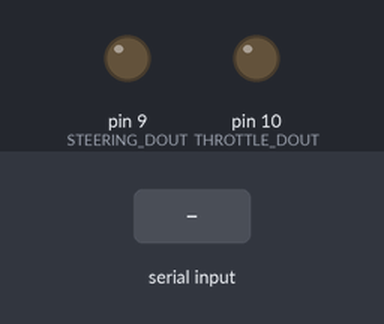
Recording of a sketch running on a simulated Arduino Uno, built with avr-gcc and run on an emulated ATmega328P. Shown: output pins drawn as LEDs (lit = HIGH). The test bench sets the inputs (shaded band).

Above: at 1.2 s.
1.3 s: "90;45\n" received over Serial
At 3.1 s:
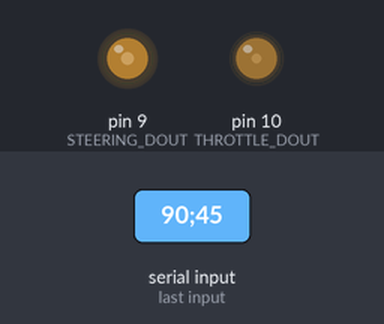
3.8 s: "30;150\n" received over Serial
At 5.1 s:
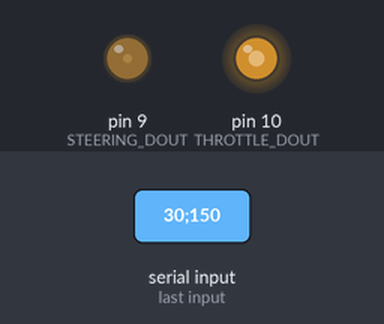
6.3 s: "5\n" received over Serial
At 8.0 s:
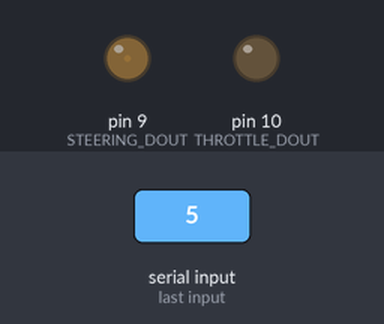
8.8 s: "90\n" received over Serial
At 11.0 s:
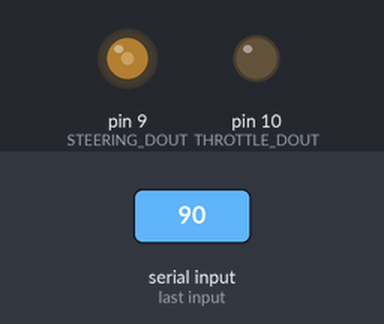
11.3 s: "200\n" received over Serial
At 13.1 s:
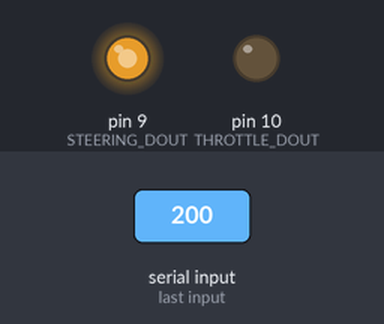
13.8 s: "1;90\n" received over Serial
At 16.2 s:
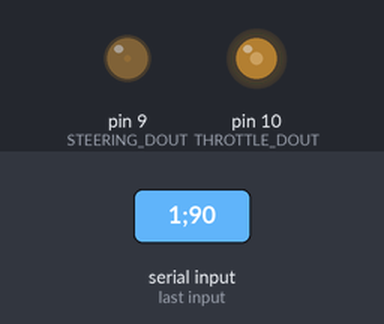
Timing chart, 0 to 17.3 s (numbered marks = the images above; inputs shaded):
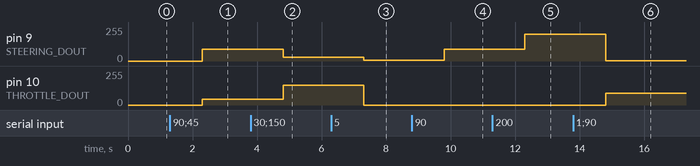

The sketch:

main.ino
```cpp
const int STEERING_DOUT = 9;
const int THROTTLE_DOUT = 10;

String incomingString;
String tempValue;
int steeringValue = 0;
int throttleValue = 0;

void setup()
{
  Serial.begin(9600);
}

void loop()
{
  if (Serial.available() > 0)
  {
    // read the incoming string:
    incomingString = Serial.readString();

    tempValue = getValue(incomingString, ';', 0);
    steeringValue = tempValue.toInt();

    tempValue = getValue(incomingString, ';', 1);
    throttleValue = tempValue.toInt();

    analogWrite(STEERING_DOUT, steeringValue);
    analogWrite(THROTTLE_DOUT, throttleValue);
  }
}

String getValue(String data, char separator, int index)
{
  int found = 0;
  int strIndex[] = {0, -1};
  int maxIndex = data.length() - 1;

  for (int i = 0; i <= maxIndex && found <= index; i++)
  {
    if (data.charAt(i) == separator || i == maxIndex)
    {
      found++;
      strIndex[0] = strIndex[1] + 1;
      strIndex[1] = (i == maxIndex) ? i + 1 : i;
    }
  }

  return found > index ? data.substring(strIndex[0], strIndex[1]) : "";
}
```

Measured:
- after the input at 1.3 s, pin 9 (STEERING_DOUT): 0/255 → 90/255 after 1.0 s; pin 10 (THROTTLE_DOUT): 0/255 → 45/255 after 1.0 s
- after the input at 3.8 s, pin 9 (STEERING_DOUT): 90/255 → 30/255 after 1.0 s; pin 10 (THROTTLE_DOUT): 45/255 → 150/255 after 1.0 s
- after the input at 6.3 s, pin 9 (STEERING_DOUT): 30/255 → 5/255 after 1.0 s; pin 10 (THROTTLE_DOUT): 150/255 → 0/255 after 1.0 s
- after the input at 8.8 s, pin 9 (STEERING_DOUT): 5/255 → 90/255 after 1.0 s
- after the input at 11.3 s, pin 9 (STEERING_DOUT): 90/255 → 200/255 after 1.0 s
- after the input at 13.8 s, pin 9 (STEERING_DOUT): 200/255 → 1/255 after 1.0 s; pin 10 (THROTTLE_DOUT): 0/255 → 90/255 after 1.0 s
